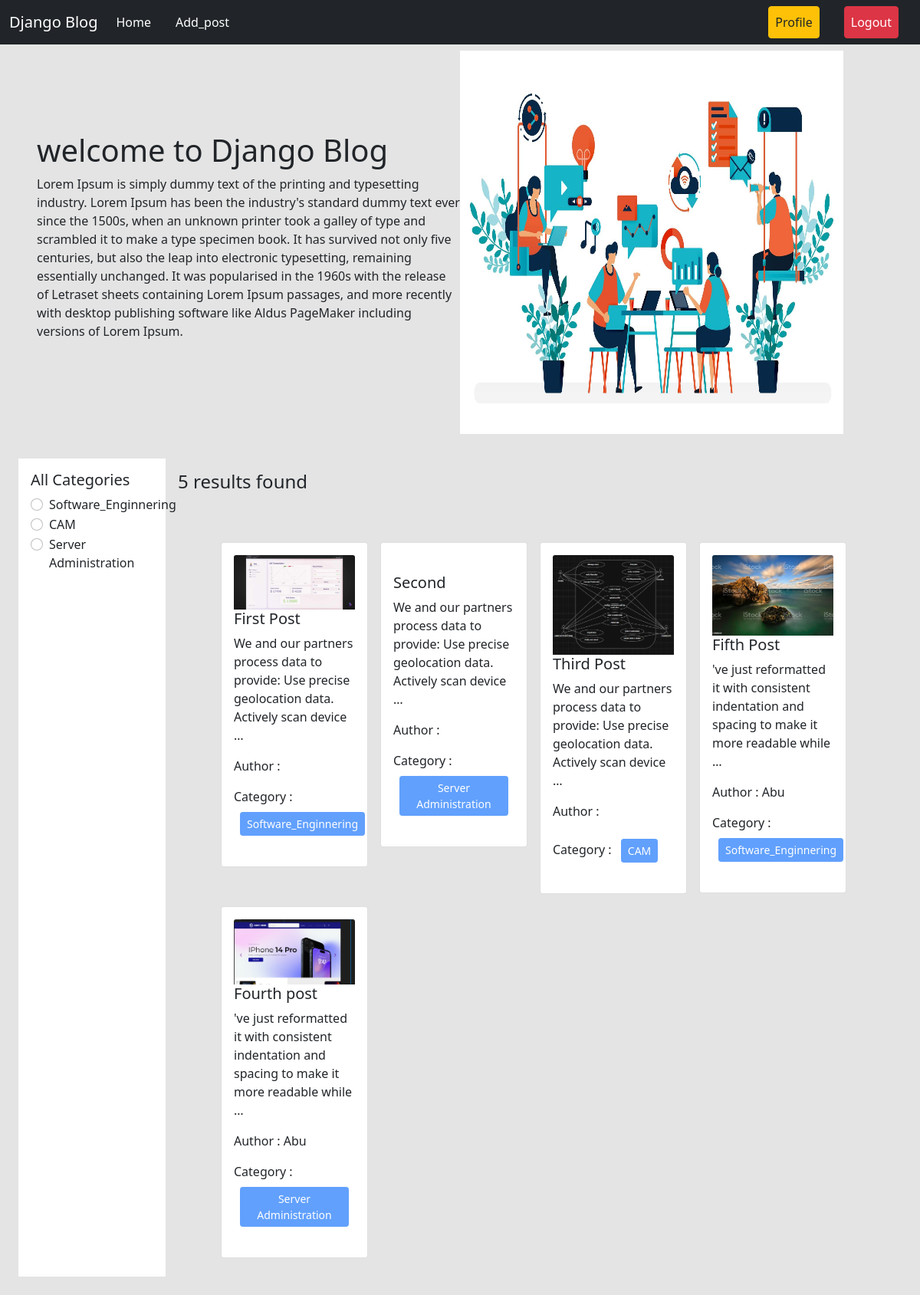
The page / (signed in) on the database its author committed.
### categories/models.py (models this page shows, shortened)
class Category(models.Model):
     name = models.CharField(max_length=100)
     slug =  models.SlugField(max_length=100,unique=True,null=True,blank=True)

### posts/models.py (models this page shows, shortened)
class Post(models.Model):
     title = models.CharField(max_length=50)
     content = models.TextField()
     category = models.ManyToManyField(Category)
     author =  models.ForeignKey(User , on_delete=models.CASCADE)
     image = models.ImageField(upload_to='uploads/',blank=True,null=True )

### Blog_project/views.py (the view)
# urls.py: path('',views.home,name="homepage"),
def home(request, category_slug = None):
     data = Post.objects.all()
     if category_slug is not None:
         category = Category.objects.get(slug = category_slug)
         data = Post.objects.filter(category = category)
     categories = Category.objects.all()
     return render (request,'home.html',{'data':data, 'category' : categories})

### templates/home.html
{% extends 'base.html' %}
{% load static %}
{% block content %}
<div class="d-flex flex-wrap px-5 align-items-center p-2 ">
  <div class="col-6"  >
    <h1>welcome to Django Blog</h1>
    <p>
      Lorem Ipsum is simply dummy text of the printing and typesetting industry. Lorem Ipsum has been the industry's standard dummy text ever since the 1500s, when an unknown printer took a galley of type and scrambled it to make a type specimen book. It has survived not only five centuries, but also the leap into electronic typesetting, remaining essentially unchanged. It was popularised in the 1960s with the release of Letraset sheets containing Lorem Ipsum passages, and more recently with desktop publishing software like Aldus PageMaker including versions of Lorem Ipsum.
    </p>
  </div>
  <div class="col-6 ">
     <img src="{% static "header.jpg" %}" style="height:500px; width:500px ;" />
  </div>
</div>
<div class="d-flex flex-wrap p-4">
  <div class="col-2 bg-white p-3">
    <h5>All Categories</h5>
    {% for cat in category %}
    <div class="form-check">
      <input class="form-check-input" type="radio" name="category" id="{{cat.id}}">
      <label class="form-check-label" for="{{cat.id}}">
        <a href="{% url 'category_wise_post' cat.slug %}" class="text-decoration-none text-dark">{{cat.name}}</a>
      </label>
    </div>
    {% endfor %}
  </div>
  <div class="col-10 p-3">
    <h4>{{ data | length }} results found</h4>
    <div class="d-flex flex-wrap px-5 pt-5">
      {% for post in data %}
      <div class="col-sm-3">
        <div class="card m-2">
          <div class="card-body">
            <img src="{{post.image.url}}" class="card-img-top" alt="">
            <h5 class="card-title">
              <a href="{% url 'detail_post' post.id %}" class="text-decoration-none text-dark">{{post.title}}</a>
            </h5>
            <p class="card-text">{{post.content | truncatewords:15}}</p>
            <p>Author : {{post.author.first_name}} {{post.author.lasst_name}}</p>
            <p>
              Category : {% for cat in post.category.all %}
              <button class="btn btn-primary btn-sm m-2" disabled>{{cat.name}}</button>
              {% endfor %}
            </p>
          </div>
        </div>
      </div>
      {% endfor %}
    </div>
  </div>
</div>
{% endblock %}

### rows shown on the page
Category: name "Software_Enginnering"
Category: name "CAM"
Category: name "Server Administration"
Post: image (picture), title "First Post", content "We and our partners process data to provide: Use precise geolocation data. Actively scan device …"
Post: title "Second", content "We and our partners process data to provide: Use precise geolocation data. Actively scan device …"
Post: image (picture), title "Third Post", content "We and our partners process data to provide: Use precise geolocation data. Actively scan device …"
Post: image (picture), title "Fifth Post", content "'ve just reformatted it with consistent indentation and spacing to make it more readable while …", author.first_name "Abu"
Post: image (picture), title "Fourth post", content "'ve just reformatted it with consistent indentation and spacing to make it more readable while …", author.first_name "Abu"

### other values the page prints
{{ data | length }} "5"
